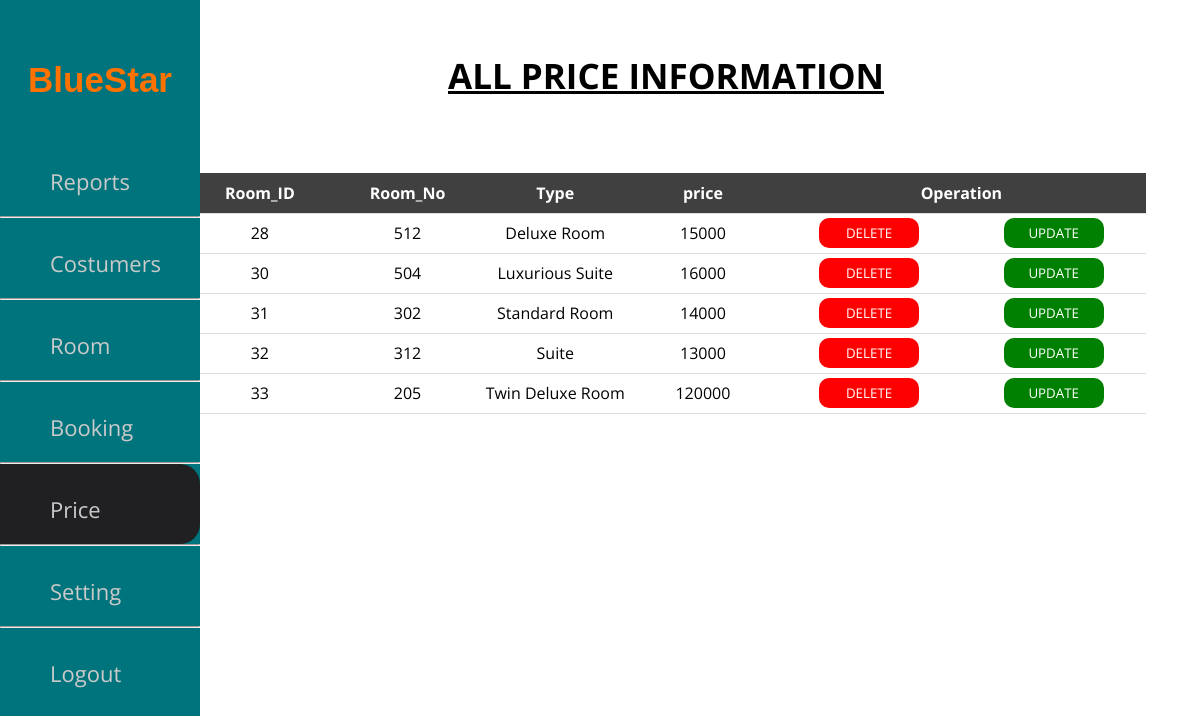
The page /admin/price.php on the database as committed earlier.
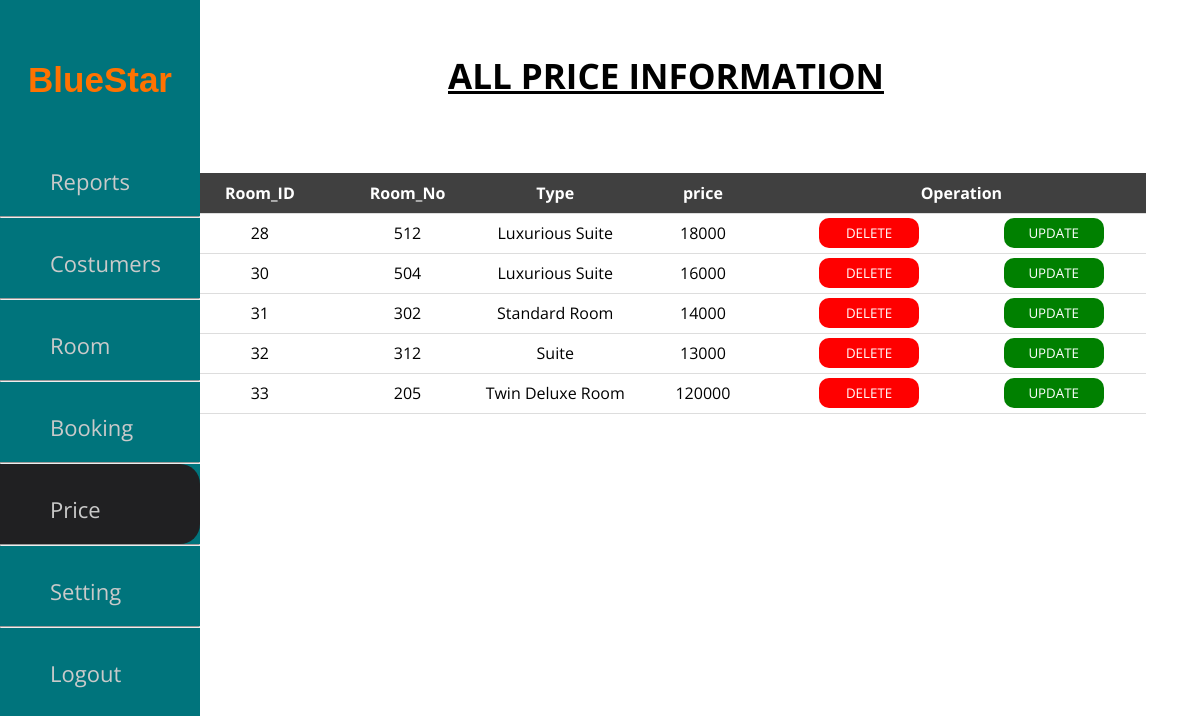
The same page on the database as committed later.
### tables this page shows
CREATE TABLE `rooms` (
  `id` int(11) NOT NULL,
  `room_no` int(11) NOT NULL,
  `type` varchar(100) NOT NULL,
  `price` bigint(20) NOT NULL,
  `details` text NOT NULL
);

### admin/price.php (the view, shortened to what this page needs)
<!DOCTYPE html>
<html>
<head>
    <link rel="stylesheet" href="../css/userdata.css">
</head>
<body>
    <div class="main">
        <div class="menu">
            <?php
            require "sidebar.php";
            ?>
        </div>
        <div class="data">
            <h2> <u>ALL PRICE INFORMATION</u> </h2><br>
            <?php
            require('connection.php');
            $sql = "select * from rooms";
            $result = $conn->query($sql);
            if ($result->num_rows > 0) {
                echo "<table cellpadding=7 cellspacing=7>
                <tr>
                <th>Room_ID</th>
                <th>Room_No</th>
                <th>Type</th>
                <th>price</th>
                <th colspan=2>Operation</th>
                </tr>";
                while ($row = $result->fetch_assoc()) {
                    echo "<tr>
        <td>" . $row["id"] . "</td>
        <td>" . $row["room_no"] . "</td>
        <td>" . $row["type"] . "</td>
        <td>" . $row["price"] . "</td>
        <td>
        <button><a href='delete.php?id=$row[id] & table=rooms'>DELETE </a></button>
        </td>
        <td>
        <button class=update>
        <a href='priceupdate.php?id=$row[id] & room_no=$row[room_no] & type=$row[type] & price=$row[price] '>UPDATE</a>
        </button>
        </td>
        </tr>";
                }
                echo "</table>";
            } else {
                echo "0 results";
            }
            ?>
        </div>
    </div>
</body>
</html>

Rows that differ between the two databases and show on the page:
changed rooms id 28: type "Deluxe Room" → "Luxurious Suite"; price "15000" → "18000"
